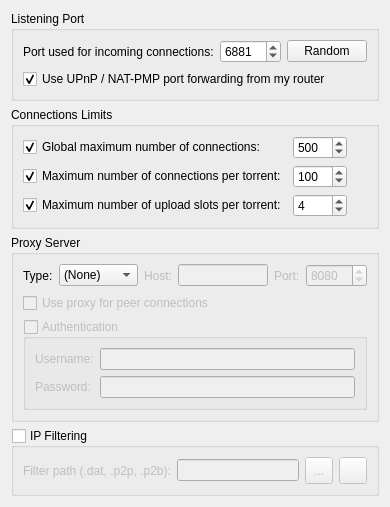
          <widget class="QWidget" name="scrollAreaWidgetContents_3">
           <property name="geometry">
            <rect>
             <x>0</x>
             <y>0</y>
             <width>357</width>
             <height>449</height>
            </rect>
           </property>
           <layout class="QVBoxLayout" name="verticalLayout_20">
            <item>
             <layout class="QHBoxLayout">
              <item>
               <widget class="QGroupBox" name="ListeningPortBox">
                <property name="title">
                 <string>Listening Port</string>
                </property>
                <layout class="QVBoxLayout">
                 <item>
                  <layout class="QHBoxLayout">
                   <item>
                    <widget class="QLabel" name="lbl_ports">
                     <property name="text">
                      <string>Port used for incoming connections:</string>
                     </property>
                    </widget>
                   </item>
                   <item>
                    <widget class="QSpinBox" name="spinPort">
                     <property name="minimum">
                      <number>1</number>
                     </property>
                     <property name="maximum">
                      <number>65535</number>
                     </property>
                     <property name="value">
                      <number>6881</number>
                     </property>
                    </widget>
                   </item>
                   <item>
                    <widget class="QPushButton" name="randomButton">
                     <property name="text">
                      <string>Random</string>
                     </property>
                    </widget>
                   </item>
                   <item>
                    <spacer>
                     <property name="orientation">
                      <enum>Qt::Horizontal</enum>
                     </property>
                     <property name="sizeHint" stdset="0">
                      <size>
                       <width>20</width>
                       <height>20</height>
                      </size>
                     </property>
                    </spacer>
                   </item>
                  </layout>
                 </item>
                 <item>
                  <widget class="QCheckBox" name="checkUPnP">
                   <property name="text">
                    <string>Use UPnP / NAT-PMP port forwarding from my router</string>
                   </property>
                   <property name="checked">
                    <bool>true</bool>
                   </property>
                  </widget>
                 </item>
                </layout>
               </widget>
              </item>
             </layout>
            </item>
            <item>
             <widget class="QGroupBox" name="nbConnecBox">
              <property name="title">
               <string>Connections Limits</string>
              </property>
              <layout class="QGridLayout" name="gridLayout">
               <item row="0" column="0">
                <widget class="QCheckBox" name="checkMaxConnecs">
                 <property name="text">
                  <string>Global maximum number of connections:</string>
                 </property>
                 <property name="checked">
                  <bool>true</bool>
                 </property>
                </widget>
               </item>
               <item row="0" column="1">
                <widget class="QSpinBox" name="spinMaxConnec">
                 <property name="enabled">
                  <bool>true</bool>
                 </property>
                 <property name="minimum">
                  <number>2</number>
                 </property>
                 <property name="maximum">
                  <number>2000</number>
                 </property>
                 <property name="value">
                  <number>500</number>
                 </property>
                </widget>
               </item>
               <item row="1" column="0">
                <widget class="QCheckBox" name="checkMaxConnecsPerTorrent">
                 <property name="text">
                  <string>Maximum number of connections per torrent:</string>
                 </property>
                 <property name="checked">
                  <bool>true</bool>
                 </property>
                </widget>
               </item>
               <item row="1" column="1">
                <widget class="QSpinBox" name="spinMaxConnecPerTorrent">
                 <property name="minimum">
                  <number>2</number>
                 </property>
                 <property name="maximum">
                  <number>2000</number>
                 </property>
                 <property name="value">
                  <number>100</number>
                 </property>
                </widget>
               </item>
               <item row="2" column="0">
                <widget class="QCheckBox" name="checkMaxUploadsPerTorrent">
                 <property name="text">
                  <string>Maximum number of upload slots per torrent:</string>
                 </property>
                 <property name="checked">
                  <bool>true</bool>
                 </property>
                </widget>
               </item>
               <item row="2" column="1">
                <widget class="QSpinBox" name="spinMaxUploadsPerTorrent">
                 <property name="maximum">
                  <number>500</number>
                 </property>
                 <property name="value">
                  <number>4</number>
                 </property>
                </widget>
               </item>
               <item row="0" column="2">
                <spacer name="horizontalSpacer_3">
                 <property name="orientation">
                  <enum>Qt::Horizontal</enum>
                 </property>
                 <property name="sizeHint" stdset="0">
                  <size>
                   <width>40</width>
                   <height>20</height>
                  </size>
                 </property>
                </spacer>
               </item>
               <item row="1" column="2">
                <spacer name="horizontalSpacer_4">
                 <property name="orientation">
                  <enum>Qt::Horizontal</enum>
                 </property>
                 <property name="sizeHint" stdset="0">
                  <size>
                   <width>40</width>
                   <height>20</height>
                  </size>
                 </property>
                </spacer>
               </item>
               <item row="2" column="2">
                <spacer name="horizontalSpacer_6">
                 <property name="orientation">
                  <enum>Qt::Horizontal</enum>
                 </property>
                 <property name="sizeHint" stdset="0">
                  <size>
                   <width>40</width>
                   <height>20</height>
                  </size>
                 </property>
                </spacer>
               </item>
              </layout>
             </widget>
            </item>
            <item>
             <widget class="QGroupBox" name="groupProxy">
              <property name="enabled">
               <bool>true</bool>
              </property>
              <property name="title">
               <string>Proxy Server</string>
              </property>
              <layout class="QVBoxLayout" name="verticalLayout_29">
               <item>
                <layout class="QHBoxLayout" name="_2">
                 <item>
                  <widget class="QLabel" name="ProxyType_lbl">
                   <property name="text">
                    <string>Type:</string>
                   </property>
                  </widget>
                 </item>
                 <item>
                  <widget class="QComboBox" name="comboProxyType">
                   <item>
                    <property name="text">
                     <string>(None)</string>
                    </property>
                   </item>
                   <item>
                    <property name="text">
                     <string>SOCKS4</string>
                    </property>
                   </item>
                   <item>
                    <property name="text">
                     <string>SOCKS5</string>
                    </property>
                   </item>
                   <item>
                    <property name="text">
                     <string>HTTP</string>
                    </property>
                   </item>
                  </widget>
                 </item>
                 <item>
                  <widget class="QLabel" name="lblProxyIP">
                   <property name="enabled">
                    <bool>false</bool>
                   </property>
                   <property name="text">
                    <string>Host:</string>
                   </property>
                  </widget>
                 </item>
                 <item>
                  <widget class="QLineEdit" name="textProxyIP">
                   <property name="enabled">
                    <bool>false</bool>
                   </property>
                   <property name="text">
                    <string/>
                   </property>
                   <property name="maxLength">
                    <number>75</number>
                   </property>
                   <property name="echoMode">
                    <enum>QLineEdit::Normal</enum>
                   </property>
                  </widget>
                 </item>
                 <item>
                  <widget class="QLabel" name="lblProxyPort">
                   <property name="enabled">
                    <bool>false</bool>
                   </property>
                   <property name="text">
                    <string>Port:</string>
                   </property>
                  </widget>
                 </item>
                 <item>
                  <widget class="QSpinBox" name="spinProxyPort">
                   <property name="enabled">
                    <bool>false</bool>
                   </property>
                   <property name="minimum">
                    <number>1</number>
                   </property>
                   <property name="maximum">
                    <number>65535</number>
                   </property>
                   <property name="value">
                    <number>8080</number>
                   </property>
                  </widget>
                 </item>
                </layout>
               </item>
               <item>
                <widget class="QCheckBox" name="checkProxyPeerConnecs">
                 <property name="enabled">
                  <bool>false</bool>
                 </property>
                 <property name="toolTip">
                  <string>Otherwise, the proxy server is only used for tracker connections</string>
                 </property>
                 <property name="text">
                  <string>Use proxy for peer connections</string>
                 </property>
                </widget>
               </item>
               <item>
                <widget class="QGroupBox" name="checkProxyAuth">
                 <property name="enabled">
                  <bool>false</bool>
                 </property>
                 <property name="title">
                  <string>Authentication</string>
                 </property>
                 <property name="checkable">
                  <bool>true</bool>
                 </property>
                 <property name="checked">
                  <bool>false</bool>
                 </property>
                 <layout class="QVBoxLayout" name="verticalLayout_24">
                  <item>
                   <layout class="QGridLayout" name="gridLayout_12">
                    <item row="0" column="0">
                     <widget class="QLabel" name="lblProxyUsername">
                      <property name="text">
                       <string>Username:</string>
                      </property>
                     </widget>
                    </item>
                    <item row="0" column="1">
                     <widget class="QLineEdit" name="textProxyUsername">
                      <property name="text">
                       <string/>
                      </property>
                      <property name="maxLength">
                       <number>1000</number>
                      </property>
                      <property name="echoMode">
                       <enum>QLineEdit::Normal</enum>
                      </property>
                     </widget>
                    </item>
                    <item row="1" column="0">
                     <widget class="QLabel" name="lblProxyPassword">
                      <property name="text">
                       <string>Password:</string>
                      </property>
                     </widget>
                    </item>
                    <item row="1" column="1">
                     <widget class="QLineEdit" name="textProxyPassword">
                      <property name="text">
                       <string/>
                      </property>
                      <property name="maxLength">
                       <number>1000</number>
                      </property>
                      <property name="echoMode">
                       <enum>QLineEdit::Password</enum>
                      </property>
                     </widget>
                    </item>
                   </layout>
                  </item>
                 </layout>
                </widget>
               </item>
              </layout>
             </widget>
            </item>
            <item>
             <widget class="QGroupBox" name="checkIPFilter">
              <property name="title">
               <string>IP Filtering</string>
              </property>
              <property name="checkable">
               <bool>true</bool>
              </property>
              <property name="checked">
               <bool>false</bool>
              </property>
              <layout class="QGridLayout" name="gridLayout_14">
               <item row="0" column="0">
                <widget class="QLabel" name="lblFilterPath">
                 <property name="text">
                  <string>Filter path (.dat, .p2p, .p2b):</string>
                 </property>
                </widget>
               </item>
               <item row="0" column="1">
                <widget class="QLineEdit" name="textFilterPath"/>
               </item>
               <item row="0" column="2">
                <widget class="QToolButton" name="browseFilterButton">
                 <property name="minimumSize">
                  <size>
                   <width>28</width>
                   <height>27</height>
                  </size>
                 </property>
                 <property name="text">
                  <string notr="true">...</string>
                 </property>
                </widget>
               </item>
               <item row="0" column="3">
                <widget class="QToolButton" name="IpFilterRefreshBtn">
                 <property name="minimumSize">
                  <size>
                   <width>28</width>
                   <height>27</height>
                  </size>
                 </property>
                 <property name="toolTip">
                  <string>Reload the filter</string>
                 </property>
                 <property name="text">
                  <string/>
                 </property>
                 <property name="iconSize">
                  <size>
                   <width>16</width>
                   <height>16</height>
                  </size>
                 </property>
                </widget>
               </item>
              </layout>
             </widget>
            </item>
           </layout>
          </widget>
